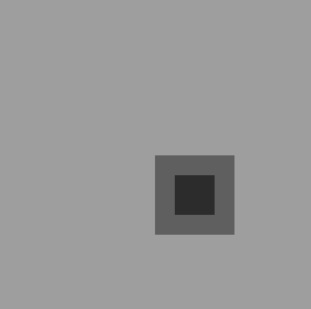
#> input picture first_unit/list/Figura_12.png, 311 x 309 px
$ jupyter execute q12.ipynb
#> lines starting #> are read from the running program, lines starting #| are printed output that depends on the picture
[cell 1]
import numpy as np
import cv2 as cv
from matplotlib import pyplot as plt

[cell 2]
img = cv.imread("./Figura_12.png",0)
#> img is the input picture: shape (309, 311); min 44, max 158, mean 153

plt.plot(),plt.imshow(img, 'gray'),plt.title('ORIGINAL')
# plt.savefig('Figura_5.png')
# cv.imwrite('Figura_12.png', img)
plt.show()

[cell 3]
img_2 = cv.imread("./Figura_12.png",0)
# print(type(img_2))

histr = cv.calcHist([img_2],[0],None,[255],[0,255])
#> histr = 255 values, max 89619 at index 158, min 0 at index 0, mean 376.9
img_equ = cv.equalizeHist(img_2)
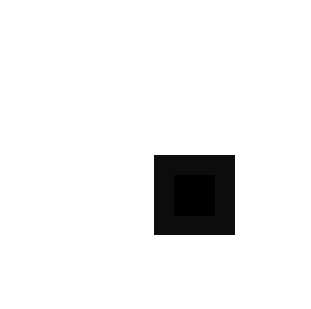
#> img_equ: shape (309, 311); min 0, max 255, mean 238.4
plt.plot(),plt.imshow(img_equ, 'gray'),plt.title('Equalized')
# plt.savefig('Figura_5-b.png')
cv.imwrite('Figura_12-b.png', img_equ)
plt.show()

equ = cv.calcHist([img_equ],[0],None,[255],[0,255])
#> equ = 255 values, max 4403 at index 12, min 0 at index 2, mean 25.41
plt.plot(), plt.plot(histr), plt.title('a) - histogram')
plt.savefig('12-a.png')
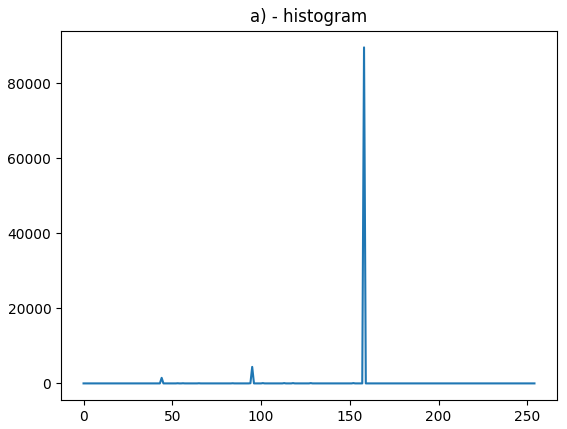
#> figure drawn by matplotlib, 1 panel; curve peaks at x = 158, y = 89619
plt.show()

plt.plot(), plt.plot(equ), plt.title('b) - equalized histogram')
plt.savefig('12-c.png')
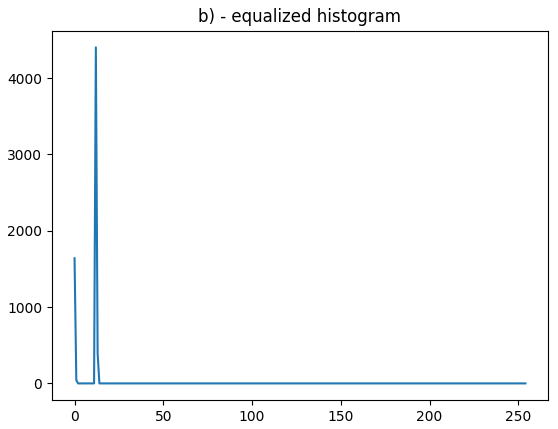
#> figure drawn by matplotlib, 1 panel; curve peaks at x = 12, y = 4403
plt.show()
